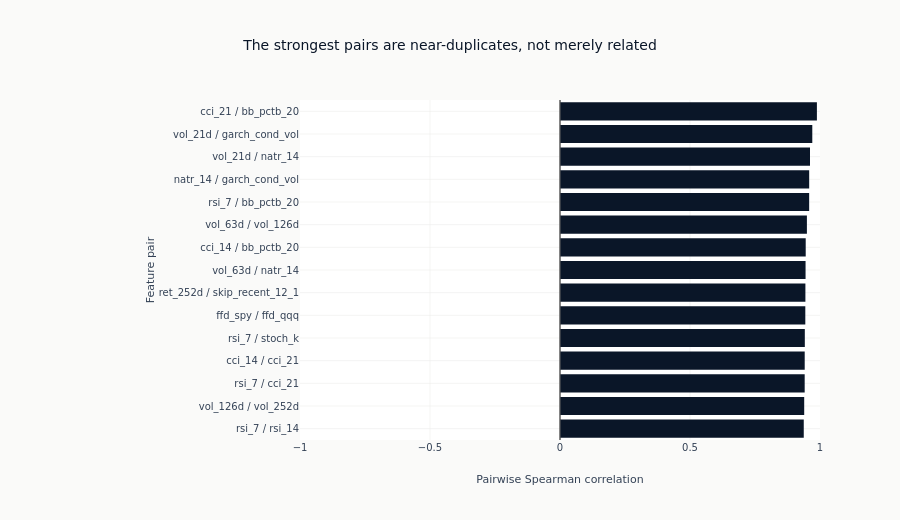

The code cell stored with this chart in its notebook:
### Markdown cell above
### The pairs that are one measurement

A full correlation matrix over this many features has unreadable tick labels and is
mostly empty space, and the reader's question is narrower than a matrix answers: which
specific pairs are one measurement entered twice. So the strongest pairs are ranked
instead.

### Code cell
TOP_PAIRS = 15
ranked_pairs = sorted(high_corr_pairs, key=lambda item: -abs(item[2]))[:TOP_PAIRS]
if ranked_pairs:
    fig = go.Figure(
        go.Bar(
            x=[rho for _, _, rho in ranked_pairs][::-1],
            y=[f"{a} / {b}" for a, b, _ in ranked_pairs][::-1],
            orientation="h",
            marker_color=[
                COLORS["blue"] if rho > 0 else COLORS["copper"] for _, _, rho in ranked_pairs
            ][::-1],
            showlegend=False,
        )
    )
    fig.add_vline(x=0, line=dict(color=GRAY_FILLS["border"], width=1))
    fig.update_layout(
        template="ml4t",
        height=520,
        width=900,
        title_text="The strongest pairs are near-duplicates, not merely related",
        xaxis_title="Pairwise Spearman correlation",
        xaxis_range=[-1, 1],
        yaxis_title="Feature pair",
        margin=dict(l=300),
    )
    style.show_plotly_with_alt(
        fig,
        "Horizontal bars of pairwise Spearman correlation for the most correlated feature pairs, on "
        "an axis spanning -1 to 1. Every bar is positive and close to the right edge, above about "
        "0.9, so the strongest pairs are near-duplicates rather than merely related.",
    )

### Figure 1 — Plotly figure (JSON) as saved in the notebook; plotly's stock layout.template omitted (floating-point values rounded to 4 significant figures)
{"data": [{"marker": {"color": ["#0a1628", "#0a1628", "#0a1628", "#0a1628", "#0a1628", "#0a1628", "#0a1628", "#0a1628", "#0a1628", "#0a1628", "#0a1628", "#0a1628", "#0a1628", "#0a1628", "#0a1628"]}, "orientation": "h", "showlegend": false, "type": "bar", "x": [0.9375, 0.9392, 0.9411, 0.9412, 0.9416, 0.9435, 0.9439, 0.9444, 0.945, 0.9496, 0.9583, 0.9584, 0.9615, 0.9703, 0.9881], "y": ["rsi_7 / rsi_14", "vol_126d / vol_252d", "rsi_7 / cci_21", "cci_14 / cci_21", "rsi_7 / stoch_k", "ffd_spy / ffd_qqq", "ret_252d / skip_recent_12_1", "vol_63d / natr_14", "cci_14 / bb_pctb_20", "vol_63d / vol_126d", "rsi_7 / bb_pctb_20", "natr_14 / garch_cond_vol", "vol_21d / natr_14", "vol_21d / garch_cond_vol", "cci_21 / bb_pctb_20"]}], "layout": {"height": 520, "margin": {"l": 300}, "shapes": [{"line": {"color": "#666666", "width": 1}, "type": "line", "x0": 0, "x1": 0, "xref": "x", "y0": 0, "y1": 1, "yref": "y domain"}], "title": {"text": "The strongest pairs are near-duplicates, not merely related"}, "width": 900, "xaxis": {"range": [-1, 1], "title": {"text": "Pairwise Spearman correlation"}}, "yaxis": {"title": {"text": "Feature pair"}}}}
